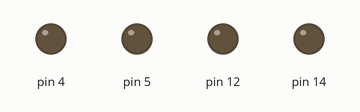
Simulated run of this sketch. Board: Arduino Uno, built with avr-gcc and run on an emulated ATmega328P. On the bench: output pins drawn as LEDs (lit = HIGH).

Above: at 1.0 s.
At 3.0 s:
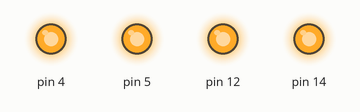
Timing chart, 0 to 5.2 s (numbered marks = the images above):
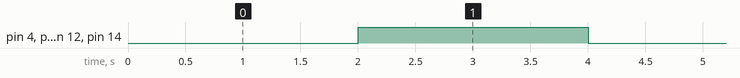

Measured:
- by itself, pin 4, pin 5, pin 12, pin 14: alternates HIGH for 2.0 s and LOW for 2.0 s

The sketch:

relay_control.ino
```cpp
void setup()
{
  pinMode(5, OUTPUT);
  pinMode(4, OUTPUT);
  pinMode(14, OUTPUT);
  pinMode(12, OUTPUT);
  digitalWrite(5, HIGH);
  digitalWrite(4, HIGH);
  digitalWrite(14, HIGH);
  digitalWrite(12, HIGH);
}

void loop()
{
  digitalWrite(5, LOW);
  digitalWrite(4, LOW);
  digitalWrite(14, LOW);
  digitalWrite(12, LOW);
  delay(2000);
  digitalWrite(5, HIGH);
  digitalWrite(4, HIGH);
  digitalWrite(14, HIGH);
  digitalWrite(12, HIGH);
  delay(2000);
}
```
